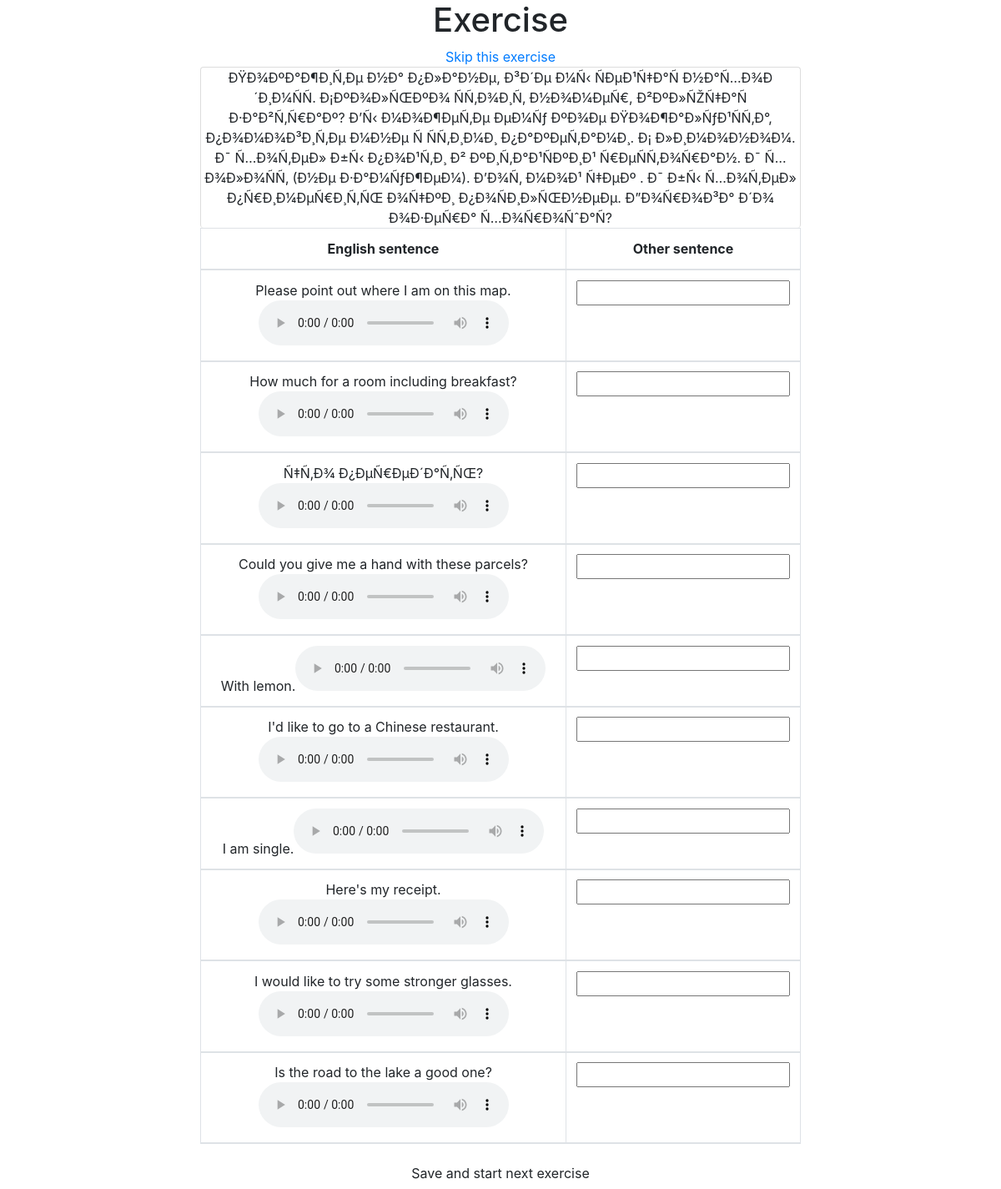
The page /exercise.php on the database its author committed.
### tables this page shows
CREATE TABLE IF NOT EXISTS `dictionary` (
  `id` int(11) NOT NULL AUTO_INCREMENT,
  `id_dic` int(11) DEFAULT NULL,
  `english` varchar(200) NOT NULL,
  `other` varchar(200) NOT NULL,
  `lcount` int(11) NOT NULL,
  PRIMARY KEY (`id`)
);

### dbconnect.php (called while the page is built, shortened)
<?php
class DBconnect {
    var $host;
    var $dbname;
    var $dbuser;
    var $password;
    var $link;
    public function __construct($params=array("host"=>"localhost","dbname"=>"english","dbuser"=>"english","password"=>"english")){
      $this->host=$params["host"];
      $this->dbname=$params["dbname"];
      $this->dbuser=$params["dbuser"];
      $this->password=$params["password"];
    }
    private function connect(){
        $this->link = mysqli_connect($this->host, $this->dbuser,$this->password,$this->dbname);
    }
    function getSentencesFromExercise(){
        $return_arr=array();
        $query="SELECT A.* FROM (SELECT dictionary.id,dictionary.english,dictionary.other FROM dictionary
                JOIN exercise WHERE dictionary.id=exercise.sentence_id ORDER BY dictionary.id DESC, RAND()) AS A
                ORDER BY RAND()";
        $result=mysqli_query($this->link,$query) or die('Query fault: ' . mysqli_error($this->link)."<br/>Query:".$query);
        while($row=mysqli_fetch_assoc($result)){
            $return_arr[]=array('id'=>$row["id"], "english"=>$row["english"],"other"=>$row["other"]);
        }
        return $return_arr;
    }
}

### exercise.php (the view, shortened to what this page needs)
<?php
require_once("dbconnect.php");
$dbconnect = new DBconnect();
if (isset($_GET["id"]))
 $ex=intval($_GET["id"]);
else
 $ex=0;
?>
<!DOCTYPE HTML PUBLIC "-//W3C//DTD HTML 4.01//EN" "http://www.w3.org/TR/html4/strict.dtd">
<html>
<head>
    <link rel="stylesheet" type="text/css" href="../bootstrap/css/bootstrap.min.css" media="screen" />
</head>
<body>
<?php
 $url="exercise.php?id=2";
 if ($ex===0)
  $url="exercise.php?id=1";
 $nurl="../english/".$url;
 $str='<form class="form-horizontal" enctype="multipart/form-data" action="'.$url.'" method="POST">';
 $str.="<table id=\"myTable\" class=\"table table-bordered\" width=\"10%\">".
      "<thead>".
      "<tr>".
      "<th>English sentence</th><th>Other sentence</th>";
 $result=$dbconnect->getSentencesFromExercise();
 $hresult=$dbconnect->getSentencesFromExercise();
 $hint="";
 foreach ($hresult as $row){
    if ($ex===1){
        $hint.=$row["english"]." ";
    } else {
        $hint.=$row["other"]." ";
    }
 }
 $dir="../audio/";
 foreach ($result as $row){
    $str.="<tr>";
    if ($ex===1){
        $str.='<td class="first"><input type="hidden" id="sid[]" name="sid[]" value="'.$row["id"].'">'.trim($row["other"]);
        $str.='<td class="second"><input type="text" id="values[]" name="values[]"/>';
        $str.="</td>";
        $str.="</tr>";
    } else {
      $filename_en=$dir.$row["id"].".mp3";
      $str.="<tr>";
      $str.='<td class="first"><input type="hidden" id="sid[]" name="sid[]" value="'.$row["id"].'">'.trim($row["english"]);
      $str.='<audio id="'.$row["id"].'" controls="controls">';
      $str.='<source src="'.$filename_en.'" type="audio/mpeg" />';
      $str.='Your browser does not support the audio element.';
      $str.='</audio>';
      $str.='<td class="second"><input type="text" id="values[]" name="values[]""/>';
     }
     $str.="</td>";
     $str.="</tr>";
 }
 $str.="</tbody></table>";
 if ($ex===0)
   $str.='<button type="submit" class="btn">Save and start next exercise</button></form>';
 else
     $str.='<button type="submit" class="btn">Save and start next lesson</button></form>';
?>
<div style="text-align:center;">
    <div style="margin:0 auto; width:60%">
        <h1>Exercise</h1>
        <a href="<?php  echo $nurl; ?>">Skip this exercise</a>
        <div style="float:left; width:100%; border: 1px solid #ddd; border-collapse: separate; border-bottom: 0;
         -webkit-border-radius: 4px; -moz-border-radius: 4px; border-radius: 4px;">
            <?php  echo $hint; ?>
        </div>
        <?php  echo $str; ?>
    </div>
</div>
</body>

### rows shown on the page
dictionary: english "Please point out where I am on this map."
dictionary: english "How much for a room including breakfast?"
dictionary: english "Ñ‡Ñ‚Ð¾ Ð¿ÐµÑ€ÐµÐ´Ð°Ñ‚ÑŒ?"
dictionary: english "Could you give me a hand with these parcels?"
dictionary: english "With lemon."
dictionary: english "I'd like to go to a Chinese restaurant."
dictionary: english "I am single."
dictionary: english "Here's my receipt."
dictionary: english "I would like to try some stronger glasses."
dictionary: english "Is the road to the lake a good one?"
